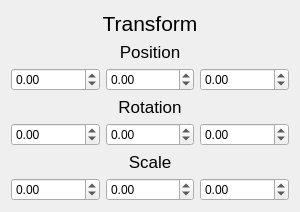
<?xml version="1.0" encoding="UTF-8"?>
<ui version="4.0">
 <class>TransformWidget</class>
 <widget class="QWidget" name="TransformWidget">
  <property name="geometry">
   <rect>
    <x>0</x>
    <y>0</y>
    <width>300</width>
    <height>200</height>
   </rect>
  </property>
  <property name="windowTitle">
   <string>Form</string>
  </property>
  <layout class="QVBoxLayout" name="verticalLayout">
   <item>
    <widget class="QLabel" name="label">
     <property name="font">
      <font>
       <pointsize>16</pointsize>
      </font>
     </property>
     <property name="text">
      <string>Transform</string>
     </property>
     <property name="alignment">
      <set>Qt::AlignCenter</set>
     </property>
    </widget>
   </item>
   <item>
    <widget class="QLabel" name="posLabel">
     <property name="font">
      <font>
       <pointsize>13</pointsize>
      </font>
     </property>
     <property name="text">
      <string>Position</string>
     </property>
     <property name="alignment">
      <set>Qt::AlignCenter</set>
     </property>
    </widget>
   </item>
   <item>
    <layout class="QHBoxLayout" name="positionLayout">
     <item>
      <widget class="QDoubleSpinBox" name="posSpinBoxX">
       <property name="minimum">
        <double>-99999.990000000005239</double>
       </property>
       <property name="maximum">
        <double>99999.990000000005239</double>
       </property>
       <property name="singleStep">
        <double>0.100000000000000</double>
       </property>
      </widget>
     </item>
     <item>
      <widget class="QDoubleSpinBox" name="posSpinBoxY">
       <property name="minimum">
        <double>-99999.990000000005239</double>
       </property>
       <property name="maximum">
        <double>99999.990000000005239</double>
       </property>
       <property name="singleStep">
        <double>0.100000000000000</double>
       </property>
      </widget>
     </item>
     <item>
      <widget class="QDoubleSpinBox" name="posSpinboxZ">
       <property name="minimum">
        <double>-99999.990000000005239</double>
       </property>
       <property name="maximum">
        <double>99999.990000000005239</double>
       </property>
       <property name="singleStep">
        <double>0.100000000000000</double>
       </property>
      </widget>
     </item>
    </layout>
   </item>
   <item>
    <widget class="QLabel" name="rotLabel">
     <property name="font">
      <font>
       <pointsize>13</pointsize>
      </font>
     </property>
     <property name="text">
      <string>Rotation</string>
     </property>
     <property name="alignment">
      <set>Qt::AlignCenter</set>
     </property>
    </widget>
   </item>
   <item>
    <layout class="QHBoxLayout" name="rotationLayout">
     <item>
      <widget class="QDoubleSpinBox" name="rotSpinBoxX">
       <property name="minimum">
        <double>-99999.990000000005239</double>
       </property>
       <property name="maximum">
        <double>99999.990000000005239</double>
       </property>
      </widget>
     </item>
     <item>
      <widget class="QDoubleSpinBox" name="rotSpinBoxY">
       <property name="minimum">
        <double>-99999.990000000005239</double>
       </property>
       <property name="maximum">
        <double>99999.990000000005239</double>
       </property>
       <property name="singleStep">
        <double>1.000000000000000</double>
       </property>
      </widget>
     </item>
     <item>
      <widget class="QDoubleSpinBox" name="rotSpinBoxZ">
       <property name="minimum">
        <double>-99999.990000000005239</double>
       </property>
       <property name="maximum">
        <double>99999.990000000005239</double>
       </property>
       <property name="singleStep">
        <double>1.000000000000000</double>
       </property>
      </widget>
     </item>
    </layout>
   </item>
   <item>
    <widget class="QLabel" name="scaleLabel">
     <property name="font">
      <font>
       <pointsize>13</pointsize>
      </font>
     </property>
     <property name="text">
      <string>Scale</string>
     </property>
     <property name="alignment">
      <set>Qt::AlignCenter</set>
     </property>
    </widget>
   </item>
   <item>
    <layout class="QHBoxLayout" name="scaleLayout">
     <item>
      <widget class="QDoubleSpinBox" name="scaleSpinBoxX">
       <property name="minimum">
        <double>-99999.990000000005239</double>
       </property>
       <property name="maximum">
        <double>99999.990000000005239</double>
       </property>
       <property name="singleStep">
        <double>0.100000000000000</double>
       </property>
      </widget>
     </item>
     <item>
      <widget class="QDoubleSpinBox" name="scaleSpinBoxY">
       <property name="minimum">
        <double>-99999.990000000005239</double>
       </property>
       <property name="maximum">
        <double>99999.990000000005239</double>
       </property>
       <property name="singleStep">
        <double>0.100000000000000</double>
       </property>
      </widget>
     </item>
     <item>
      <widget class="QDoubleSpinBox" name="scaleSpinBoxZ">
       <property name="minimum">
        <double>-99999.990000000005239</double>
       </property>
       <property name="maximum">
        <double>99999.990000000005239</double>
       </property>
       <property name="singleStep">
        <double>0.100000000000000</double>
       </property>
      </widget>
     </item>
    </layout>
   </item>
  </layout>
 </widget>
 <resources/>
 <connections/>
</ui>
